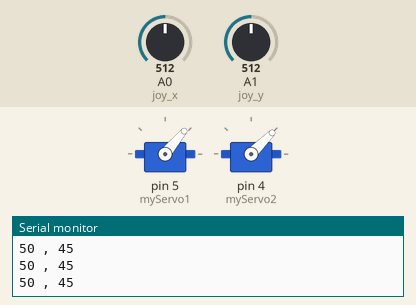
Simulated run of this sketch. Board: Arduino Uno, built with avr-gcc and run on an emulated ATmega328P. Shown: 2 × servo, the last lines printed to the serial monitor. The test bench sets the inputs (shaded band); at power-on: A1 (joy_y) = 512, A0 (joy_x) = 512.

Above: at 1.2 s.
1.3 s: A1 (joy_y) set to 123
At 1.6 s:
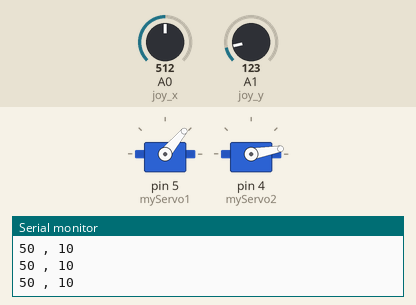
2.8 s: A1 (joy_y) set to 105
At 4.0 s:
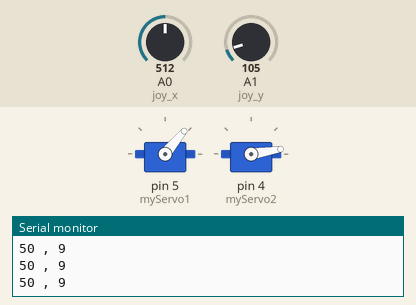
4.3 s: A0 (joy_x) set to 716
At 5.2 s:
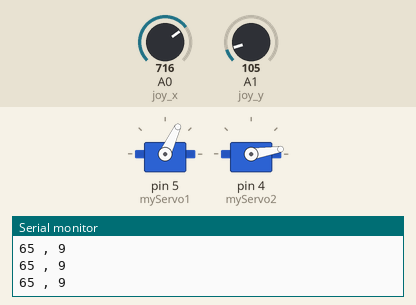
5.8 s: A0 (joy_x) set to 900
At 6.2 s:
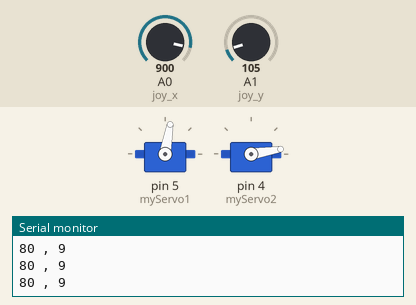
7.3 s: A1 (joy_y) set to 306
At 8.5 s:
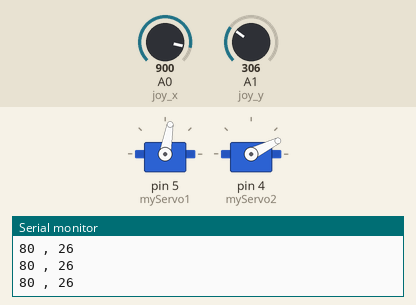
8.8 s: A0 (joy_x) set to 511
At 9.9 s:
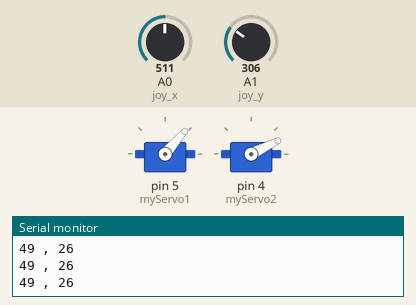
Timing chart, 0 to 11.3 s (numbered marks = the images above; inputs shaded):
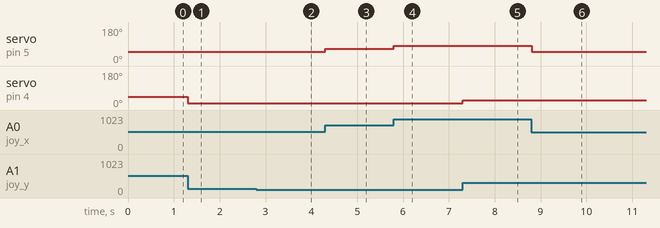

Measured:
- after the input at 1.3 s, servo on pin 4 (myServo2): 45° → 10° at once
- after the input at 2.8 s, servo on pin 4 (myServo2): 10° → 9° at once
- after the input at 4.3 s, servo on pin 5 (myServo1): 50° → 65° at once
- after the input at 5.8 s, servo on pin 5 (myServo1): 65° → 80° at once
- after the input at 7.3 s, servo on pin 4 (myServo2): 9° → 26° at once
- after the input at 8.8 s, servo on pin 5 (myServo1): 80° → 49° at once

The sketch:

work_4.ino
```cpp
#include<Servo.h>
Servo myServo1;
Servo myServo2;
int joy_x=A0;
int joy_y=A1;
void setup() {
  Serial.begin(9600);
  pinMode(joy_x,INPUT);
  pinMode(joy_y,INPUT);
  myServo1.attach(5);
  myServo1.write(0);
  myServo2.attach(4);
  myServo2.write(0);
}
void loop() {
  int servoVal1=analogRead(joy_x);
  int servo1=map(servoVal1,0,1023,10,90);
  myServo1.write(servo1);
  int servoVal2=analogRead(joy_y);
  int servo2=map(servoVal2,0,1023,0,90);
  myServo2.write(servo2);
  Serial.print(servo1);
  Serial.print(" , ");
  Serial.println(servo2);
}
```
